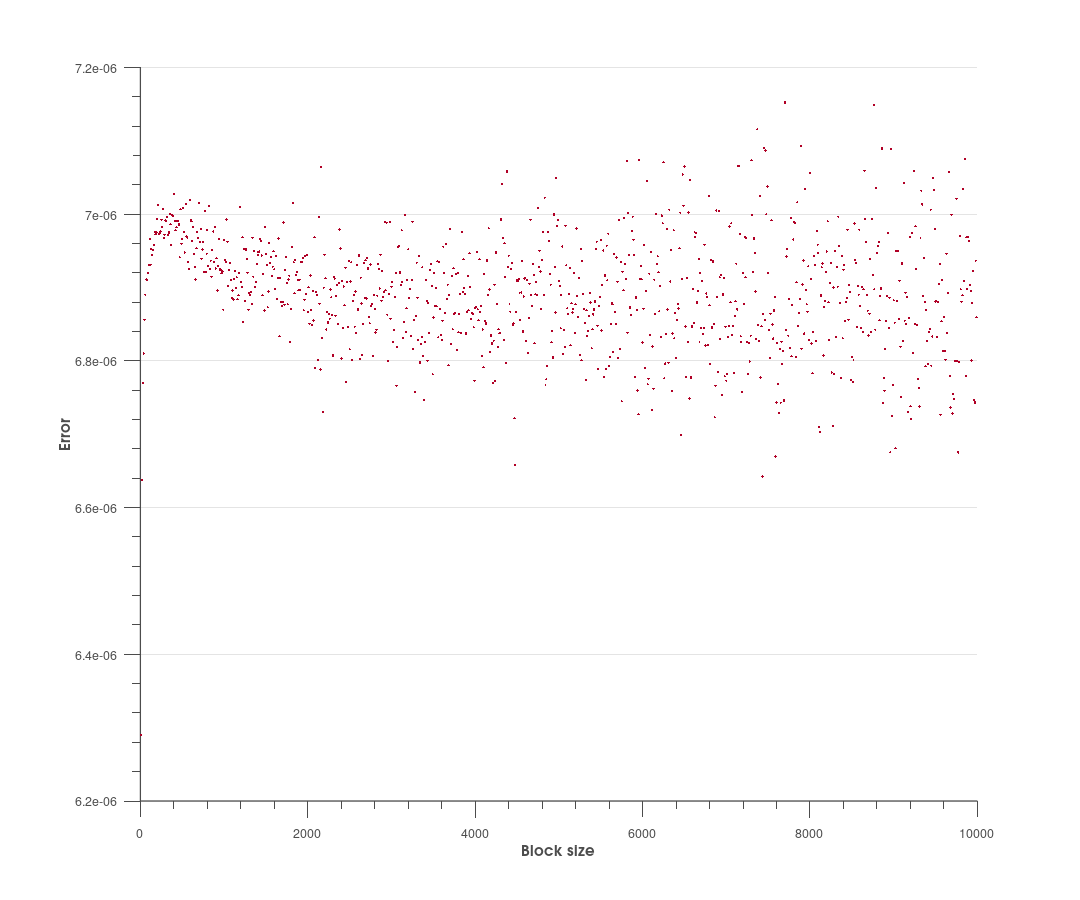

This chart was generated by the following MATLAB code: (Note: this script raises an error after producing the figure.)
%% Loading dataset.
clear
clc
addpath('C:\Users\zigg\Dropbox\Matlab\myaa')
addpath('M:\Dropbox\Matlab\myaa')

imported_data = importdata('blockingResults.dat');
%% Storing imported data in the right structures.
N = length(imported_data(:,1));
dN = imported_data(2,1) - imported_data(1,1);
E = imported_data(:,2);
sigma = imported_data(:,3);
blocks = imported_data(:,1);
exact_E = zeros(N,1) + 3.0;

myMap = autumn(3);
% Plotting error
clc
color = [177, 0, 38]/256;
fig =  figure('Color',[1 1 1]);
pl = plot(blocks, sigma,'.','color', color, 'LineWidth',0.5);%, 'linesmoothing', 'on', 'color', myMap(2,:), 'LineWidth',1.5);

hYLabel = ylabel('Error');
hXLabel = xlabel('Block size');

grid off

set( gca                       , ...
    'FontName'   , 'Helvetica' );
set([hXLabel, hYLabel], ...
    'FontName'   , 'AvantGarde');
set([gca]             , ...
    'FontSize'   , 10           );
set([hXLabel, hYLabel]  , ...
    'FontSize'   , 12          , ...
    'FontWeight' , 'bold'      );

set(gca, ...
  'Box'         , 'off'     , ...
  'TickDir'     , 'out'     , ...
  'TickLength'  , [.02 .02] , ...
  'XMinorTick'  , 'on'      , ...
  'YMinorTick'  , 'on'      , ...
  'YGrid'       , 'on'      , ...
  'XColor'      , [.3 .3 .3], ...
  'YColor'      , [.3 .3 .3], ...
  'LineWidth'   , 1         );

%%
set(gcf, 'PaperPosition', [0 0 12 10]); %Position plot at left hand corner with width 5 and height 5.
set(gcf, 'PaperSize', [12 10]); %Set the paper to have width 5 and height 5.
saveas(gcf, '2particles_n6_w1_BF', 'pdf') %Save figure
%%
myaa('publish');
